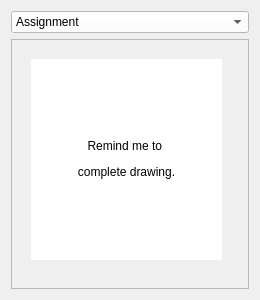
<?xml version="1.0" encoding="UTF-8"?>
<ui version="4.0">
 <class>calpop</class>
 <widget class="QDialog" name="calpop">
  <property name="geometry">
   <rect>
    <x>0</x>
    <y>0</y>
    <width>260</width>
    <height>300</height>
   </rect>
  </property>
  <property name="windowTitle">
   <string>Dialog</string>
  </property>
  <layout class="QVBoxLayout" name="verticalLayout">
   <item>
    <widget class="QComboBox" name="comboBox">
     <property name="styleSheet">
      <string notr="true">background-color: rgb(255, 255, 255);</string>
     </property>
     <property name="editable">
      <bool>false</bool>
     </property>
     <item>
      <property name="text">
       <string>Assignment</string>
      </property>
     </item>
     <item>
      <property name="text">
       <string>Internal</string>
      </property>
     </item>
     <item>
      <property name="text">
       <string>Library</string>
      </property>
     </item>
    </widget>
   </item>
   <item>
    <widget class="QFrame" name="frame">
     <property name="frameShape">
      <enum>QFrame::StyledPanel</enum>
     </property>
     <property name="frameShadow">
      <enum>QFrame::Raised</enum>
     </property>
     <widget class="QLabel" name="label">
      <property name="geometry">
       <rect>
        <x>20</x>
        <y>20</y>
        <width>191</width>
        <height>201</height>
       </rect>
      </property>
      <property name="styleSheet">
       <string notr="true">background-color: rgb(255, 255, 255);</string>
      </property>
      <property name="text">
       <string>&lt;html&gt;&lt;head/&gt;&lt;body&gt;&lt;p align=&quot;center&quot;&gt;Remind me to &lt;/p&gt;&lt;p align=&quot;center&quot;&gt;complete drawing.&lt;/p&gt;&lt;/body&gt;&lt;/html&gt;</string>
      </property>
     </widget>
    </widget>
   </item>
  </layout>
 </widget>
 <resources/>
 <connections/>
</ui>
